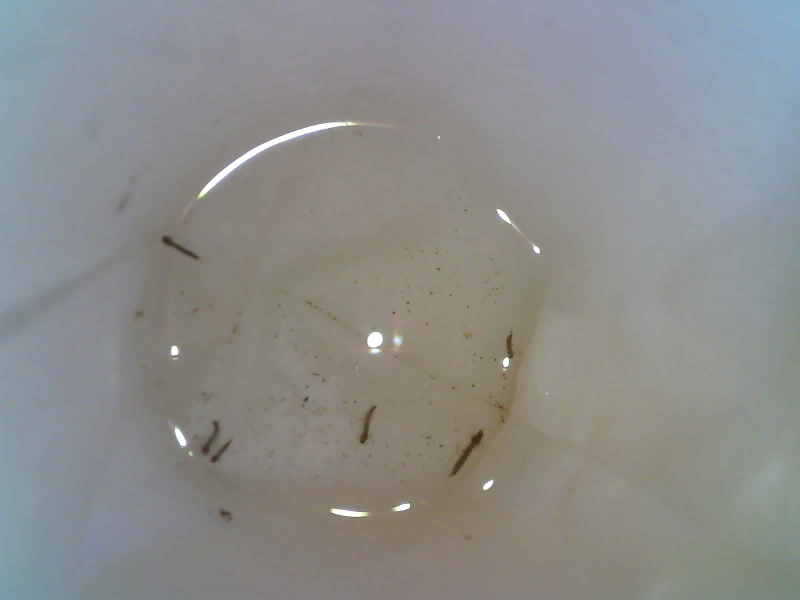
#> input picture dataset/202210242016.jpg, 1600 x 1200 px, found by its file name (shown at 1/2 size)
$ jupyter execute imgProcessSmartOvi.ipynb
#> lines starting #> are read from the running program, lines starting #| are printed output that depends on the picture; after the words box and inside, x2 and y2 are one past the last pixel; in counts of white or black regions, pixels touching at a corner belong together
# Conexión y Librerías

Conectar con el drive en el siguiente enlace ->

[cell 1]
from google.colab import drive
drive.mount('/content/drive')

directorio = '/content/drive/MyDrive/Programacion/Python/Bots/SmartOVI'

Accedemos a la carpeta con el dataset e importamos las librerias

[cell 2]
import cv2
from matplotlib import pyplot as pltd
import numpy as np

# Aplicación de Filtros

Primeramente convertimos a escala de grises

[cell 3]
imagen = cv2.imread(directorio + '/dataset/' + '202210242016.jpg')
#> imagen is the input picture: shape (1200, 1600, 3); mean B, G, R 138.8, 140.3, 139.4
grises = cv2.cvtColor(imagen, cv2.COLOR_BGR2GRAY)
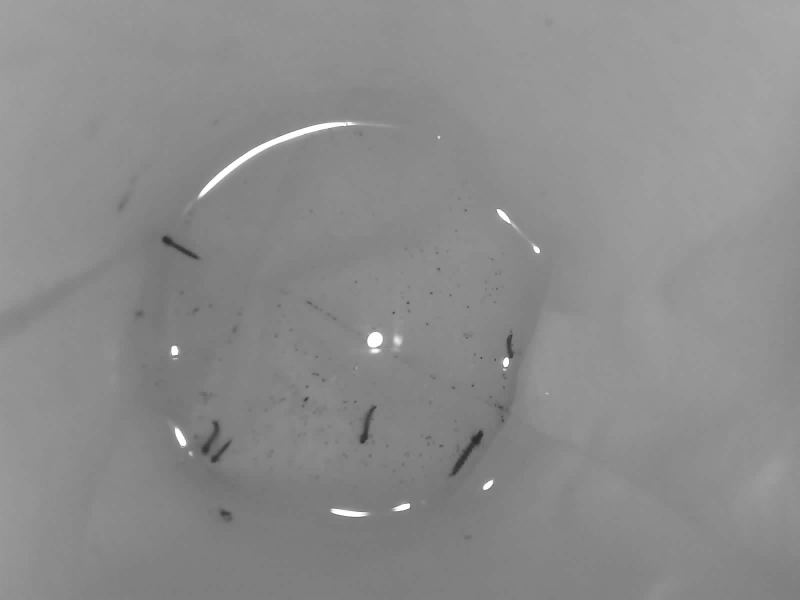
#> grises: shape (1200, 1600) (shown at 1/2 size); min 39, max 255, mean 139.9

pltd.imshow(grises)
pltd.show()

Luego umbralizamos con parámetros estáticos

[cell 4]
_,th = cv2.threshold(grises, 85, 255, cv2.THRESH_BINARY_INV)
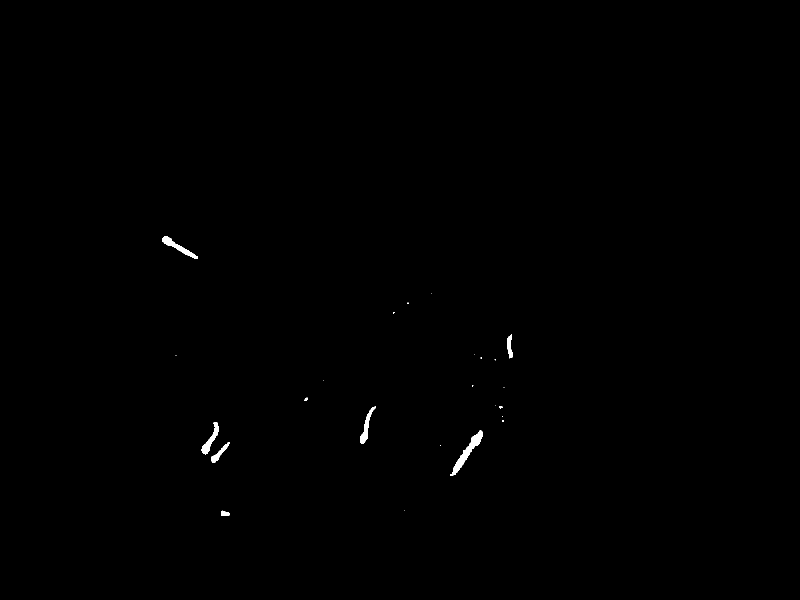
#> th: shape (1200, 1600) (shown at 1/2 size); 0.24% white; 24 white regions (15 under 20 px), largest, box (x1, y1, x2, y2) and area: (900, 861, 966, 952) 1337, (325, 472, 396, 518) 784, (403, 844, 438, 909) 689

pltd.imshow(th)
pltd.show()

Luego iteramos con operaciónes morfológicas sobre el resultado para eliminar el ruido, especificamente la operación de apertura

[cell 5]
kernel = np.ones((5,5),np.uint8)
opening = cv2.morphologyEx(th, cv2.MORPH_OPEN,kernel)
#> opening: shape (1200, 1600); 0.22% white; 7 white regions

pltd.imshow(opening)
pltd.show()

# Evaluación de contornos

Se implementa el algoritmo de detección de contornos

[cell 6]
cnts,_ = cv2.findContours(opening,cv2.RETR_EXTERNAL,cv2.CHAIN_APPROX_SIMPLE)
#> cnts = 7 contours; box (x1, y1, x2, y2) and area: (904, 862, 966, 950) 1208, (325, 472, 395, 517) 697, (404, 844, 437, 908) 602, (720, 819, 746, 887) 544, (423, 888, 456, 925) 346, (1014, 672, 1026, 716) 292, (443, 1022, 459, 1032) 112

Se recorre los contornos detectados y se evalua el área de los rectángulos circunscriptos

[cell 7]
cLarvas = 0

for contorno in cnts:
    (x,y,w,h) = cv2.boundingRect(contorno)
    if w>11 and h>11:
        cv2.rectangle(imagen,(x,y),(x+w,y+h),(255,0,0),2)
        cLarvas=cLarvas+1
#> this loop made 7 passes
#> (x, y, w, h) on passes 1 to 7: (443, 1022, 16, 10), (423, 888, 33, 37), (904, 862, 62, 88), (404, 844, 33, 64), (720, 819, 26, 68), (1014, 672, 12, 44), (325, 472, 70, 45)
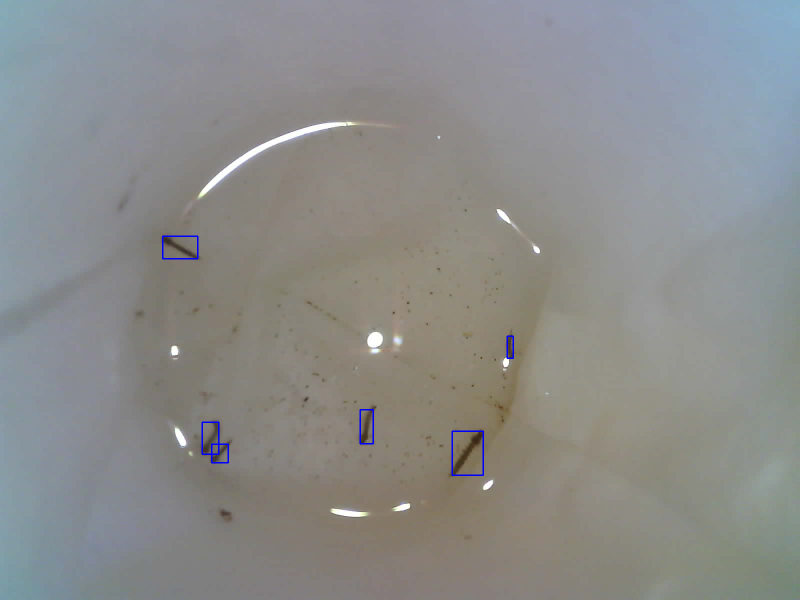
#> imagen: shape (1200, 1600, 3) (shown at 1/2 size); 0.18% of pixels changed, all inside (x1, y1, x2, y2) = (324, 471, 1028, 952)
#> after the loop, cLarvas = 6

Se imprime cantidad de larvas detectadas y el resultado

[cell 8]
print('La cantidad de larvas detectadas es :', cLarvas)
#| La cantidad de larvas detectadas es : 6
pltd.imshow(imagen)
pltd.show()

[cell 9]
import matplotlib.pyplot as plt
import numpy as np

# Parámetros
BATTERY_CAPACITY_MAH = 3000
I_LEDS_50_PERCENT = 150
I_ESP32_ACTIVE = 250
I_TRANSISTORS = 10
I_TOTAL_ACTIVE = I_LEDS_50_PERCENT + I_ESP32_ACTIVE + I_TRANSISTORS

I_IDLE = I_TOTAL_ACTIVE      # Mal escenario
I_DEEP_SLEEP = 10 # Buen escenario

CYCLE_INTERVAL_MINUTES = 2
ACTIVE_DURATION_SECONDS = 5
CYCLE_TOTAL_SECONDS = CYCLE_INTERVAL_MINUTES * 60
SLEEP_DURATION_SECONDS = CYCLE_TOTAL_SECONDS - ACTIVE_DURATION_SECONDS

def simulate_discharge(standby_current_ma):
#> called with standby_current_ma = 410
    capacity_remaining = [BATTERY_CAPACITY_MAH]
    time_hours = [0]
    current_capacity = BATTERY_CAPACITY_MAH
    hours = 0

    # Cálculo de consumo por ciclo en mAh
    active_consumption = I_TOTAL_ACTIVE * (ACTIVE_DURATION_SECONDS / 3600)
    sleep_consumption = standby_current_ma * (SLEEP_DURATION_SECONDS / 3600)
    cycle_consumption = active_consumption + sleep_consumption

    while current_capacity > 0:
        current_capacity -= cycle_consumption
        hours += (CYCLE_INTERVAL_MINUTES / 60)
        if current_capacity < 0: current_capacity = 0

        capacity_remaining.append(current_capacity)
        time_hours.append(hours)

    return time_hours, capacity_remaining

time_idle, cap_idle = simulate_discharge(I_IDLE)
time_sleep, cap_sleep = simulate_discharge(I_DEEP_SLEEP)

plt.figure(figsize=(10, 6))

# Graficar mAh
plt.plot(time_idle, cap_idle, label='Standby Normal', color='red', linestyle='--')
plt.plot(time_sleep, cap_sleep, label='Deep Sleep Optimizado', color='green')

plt.title('Descarga de Batería (mAh Restantes)')
plt.xlabel('Tiempo (Horas)')
plt.ylabel('Capacidad (mAh)')
plt.ylim(0, 3100) # Eje Y empieza en 0
plt.grid(True)
plt.legend()
plt.show()
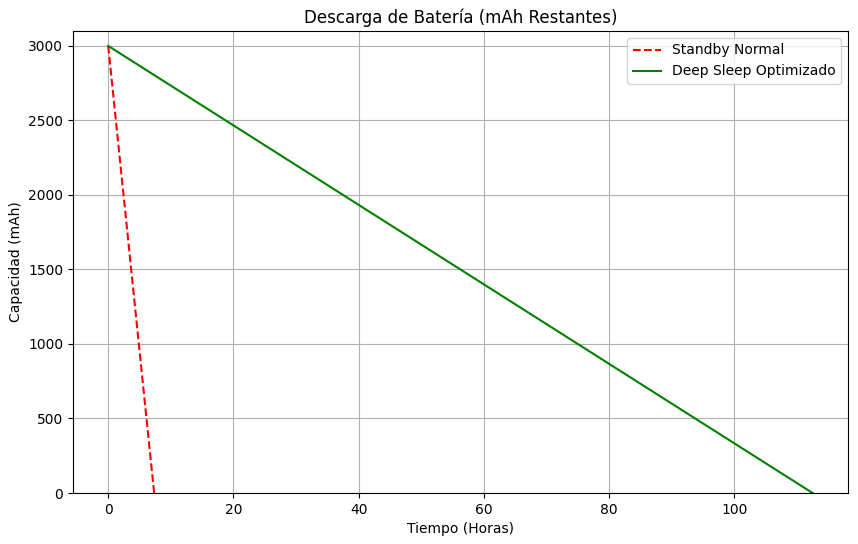
#> figure drawn by matplotlib, 1 panel; curve peaks at x = 0, y = 3000; curve peaks at x = 0, y = 3000

$ run again, with dataset/202210242102.jpg copied over dataset/202210242016.jpg
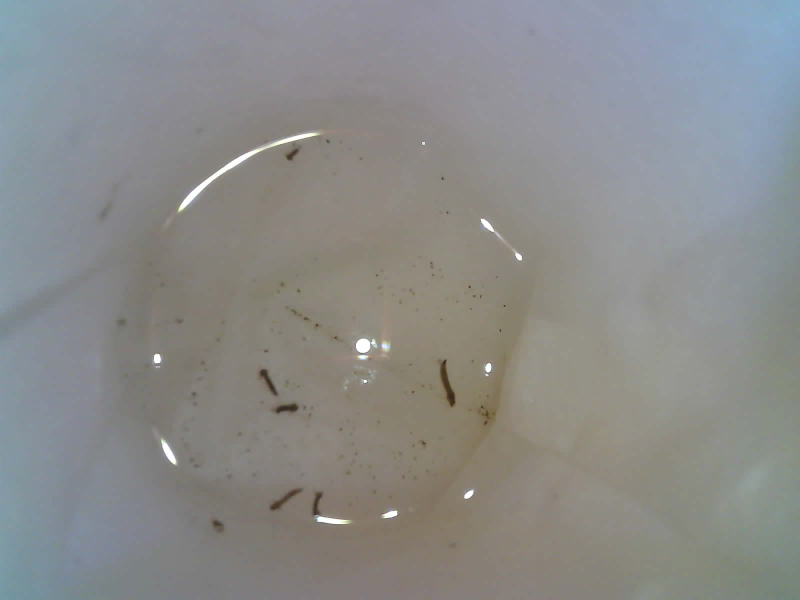
#> input picture dataset/202210242102.jpg, 1600 x 1200 px, found by its file name (shown at 1/2 size)
#> imagen is the input picture: shape (1200, 1600, 3); mean B, G, R 138.4, 139.3, 138.5
#> `_,th = cv2.threshold(grises, 85, 255, cv2.THRESH_BINARY_INV)`:
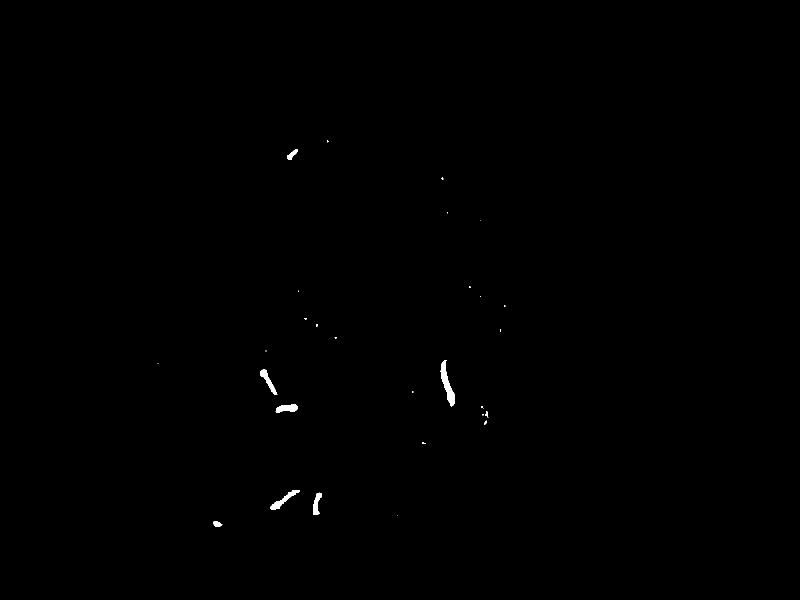
#> th: shape (1200, 1600) (shown at 1/2 size); 0.2% white; 29 white regions (20 under 20 px), largest, box (x1, y1, x2, y2) and area: (881, 720, 910, 813) 1056, (541, 980, 600, 1020) 625, (520, 739, 555, 790) 535
#> opening: shape (1200, 1600); 0.18% white; 7 white regions
#> cnts = 7 contours; box (x1, y1, x2, y2) and area: (882, 723, 910, 812) 939, (541, 980, 598, 1020) 544, (552, 808, 595, 826) 470, (520, 739, 554, 790) 469, (626, 986, 643, 1030) 354, (574, 299, 595, 320) 185, (427, 1042, 442, 1053) 115
#> the loop `for contorno in cnts:` made 7 passes
#> (x, y, w, h) on passes 1 to 7: (427, 1042, 15, 11), (626, 986, 17, 44), (541, 980, 57, 40), (552, 808, 43, 18), (520, 739, 34, 51), (882, 723, 28, 89), (574, 299, 21, 21)
#> after the loop `for contorno in cnts:`:
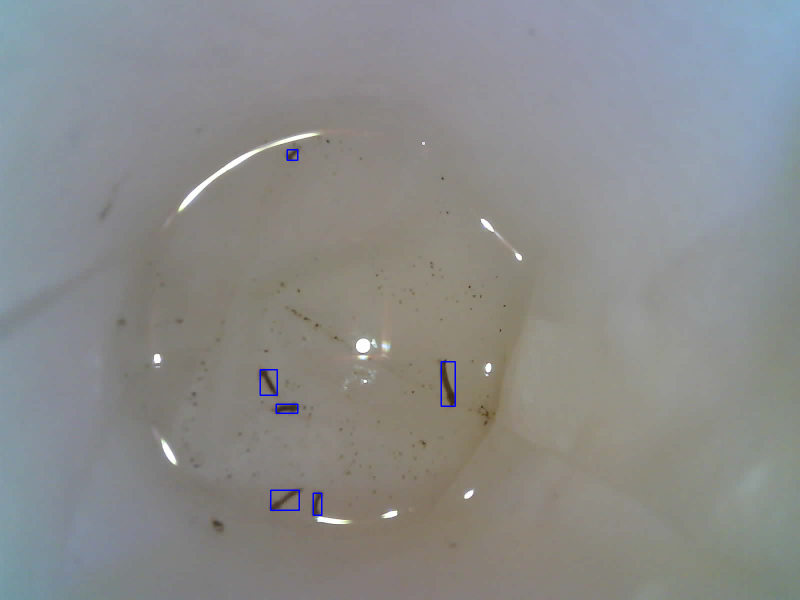
#> imagen: shape (1200, 1600, 3) (shown at 1/2 size); 0.14% of pixels changed, all inside (x1, y1, x2, y2) = (519, 298, 912, 1032)
#> after the loop `for contorno in cnts:`: cLarvas = 6
#| La cantidad de larvas detectadas es : 6

$ run again, with dataset/202210242108.jpg copied over dataset/202210242016.jpg
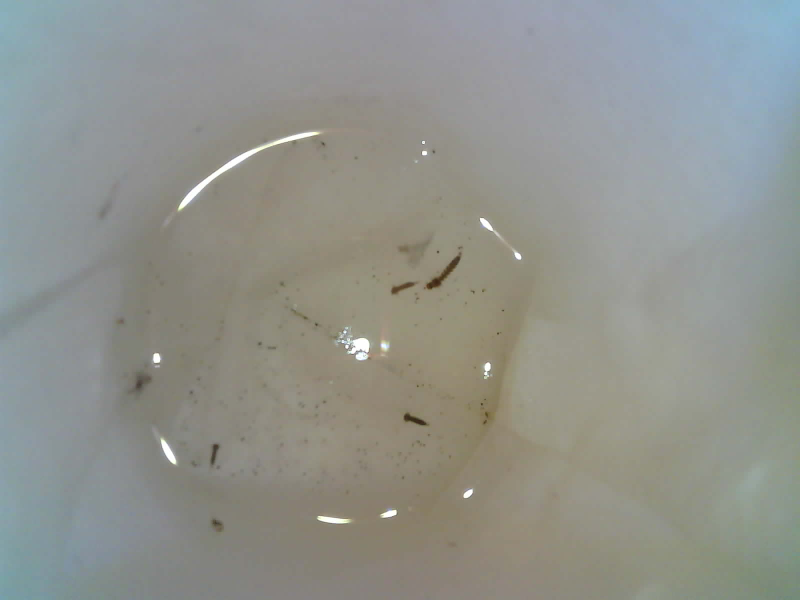
#> input picture dataset/202210242108.jpg, 1600 x 1200 px, found by its file name (shown at 1/2 size)
#> imagen is the input picture: shape (1200, 1600, 3); mean B, G, R 141.5, 147, 144.7
#> `_,th = cv2.threshold(grises, 85, 255, cv2.THRESH_BINARY_INV)`:
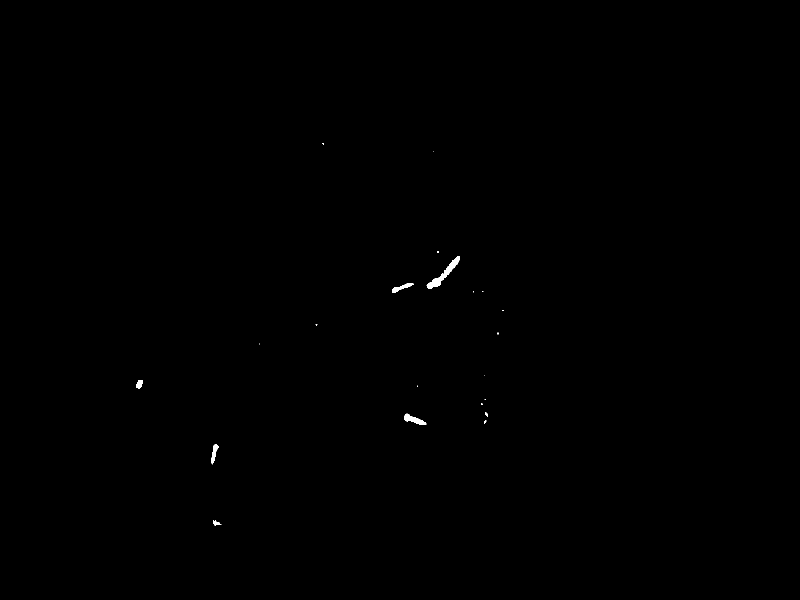
#> th: shape (1200, 1600) (shown at 1/2 size); 0.13% white; 21 white regions (14 under 20 px), largest, box (x1, y1, x2, y2) and area: (853, 513, 920, 578) 971, (808, 827, 853, 850) 460, (784, 566, 828, 586) 324
#> opening: shape (1200, 1600); 0.12% white; 6 white regions
#> cnts = 6 contours; box (x1, y1, x2, y2) and area: (854, 513, 920, 578) 872, (808, 828, 852, 850) 402, (784, 566, 824, 586) 264, (423, 889, 436, 925) 217, (273, 760, 285, 776) 136, (426, 1043, 439, 1050) 58
#> the loop `for contorno in cnts:` made 6 passes
#> (x, y, w, h) on passes 1 to 6: (426, 1043, 13, 7), (423, 889, 13, 36), (808, 828, 44, 22), (273, 760, 12, 16), (784, 566, 40, 20), (854, 513, 66, 65)
#> after the loop `for contorno in cnts:`:
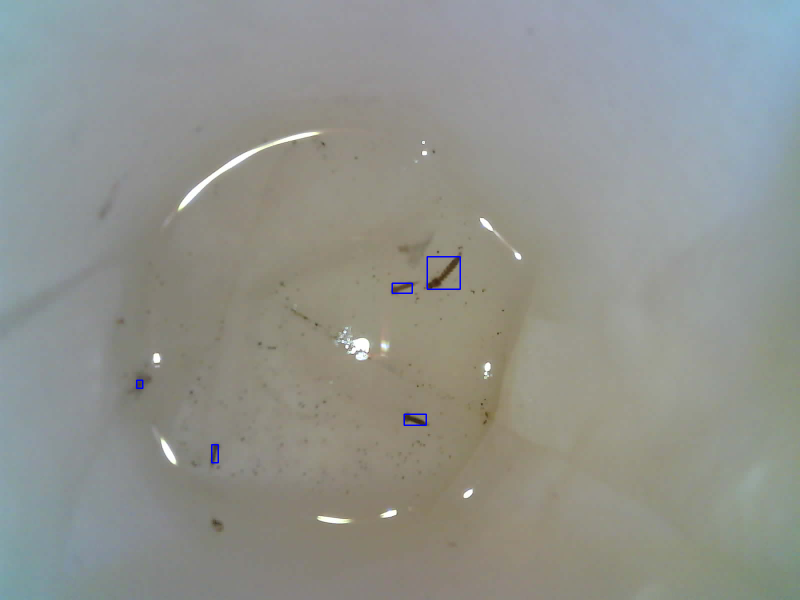
#> imagen: shape (1200, 1600, 3) (shown at 1/2 size); 0.1% of pixels changed, all inside (x1, y1, x2, y2) = (272, 512, 922, 927)
#> after the loop `for contorno in cnts:`: cLarvas = 5
#| La cantidad de larvas detectadas es : 5
